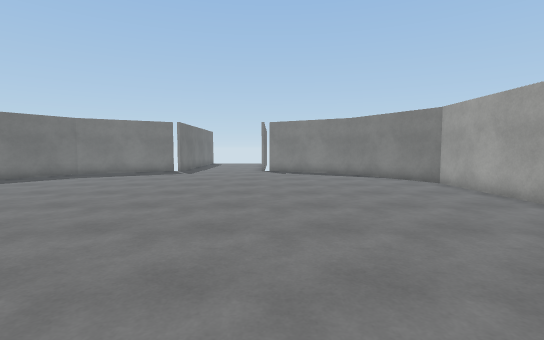
View 1 (above)

16 first-person views from a walk through a Unity game level. The camera is 1.3 m above the floor, tilts 4° down and sees 85° across. The floor is counted in squares, 1 m on a side. Each view is taken from the middle of a square. On the plan, view 1 faces up. The plan holds only what a view shows up to about 14 squares ahead; the rest is blank. The place goes on beyond the plan. Some surface patterns are stand-ins.

View 2
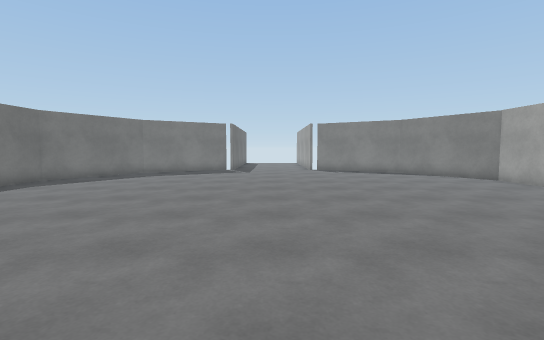

View 3
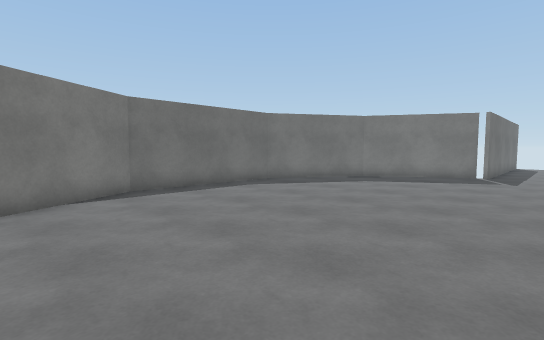

View 4
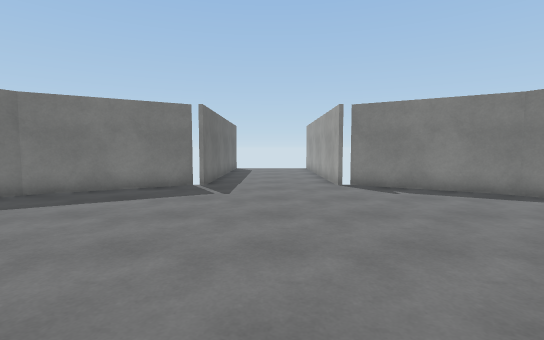

View 5
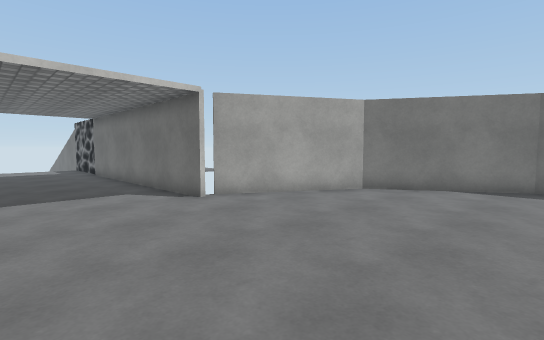

View 6
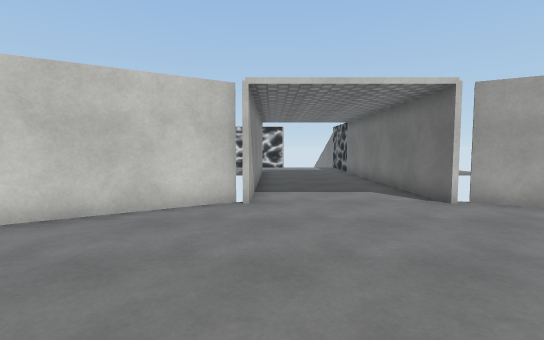

View 7
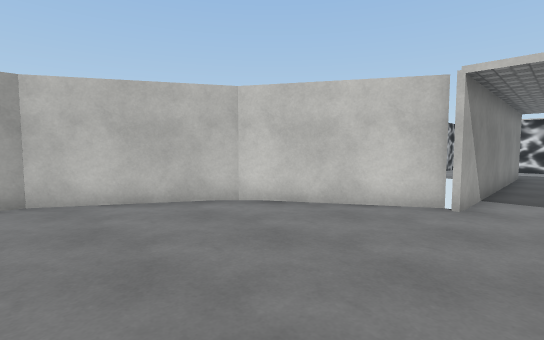

View 8
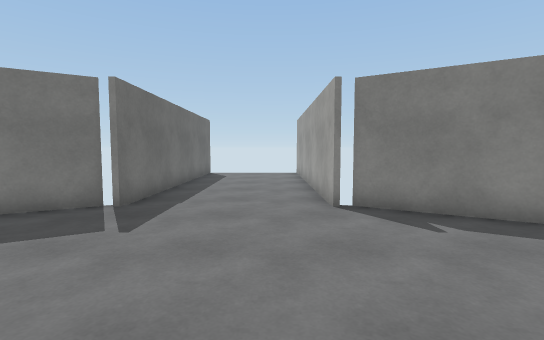

View 9
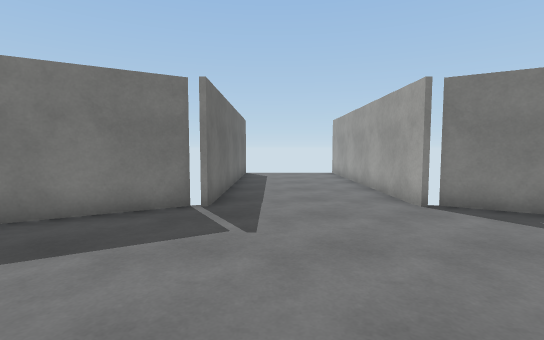

View 10
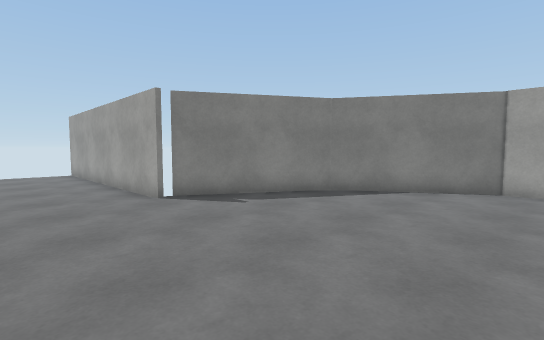

View 11
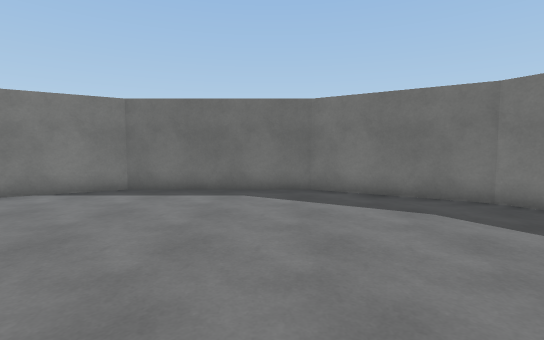

View 12
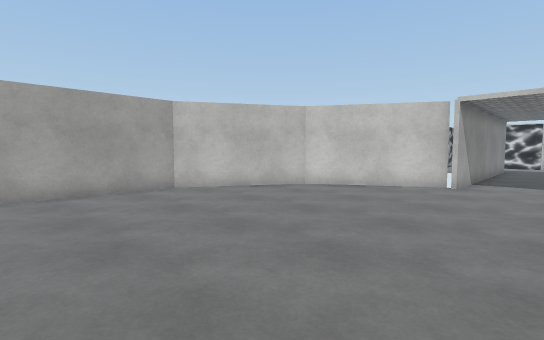

View 13
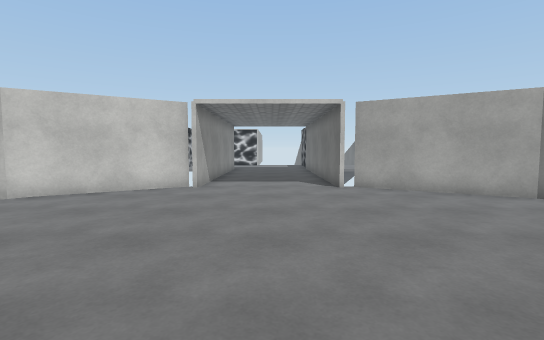

View 14
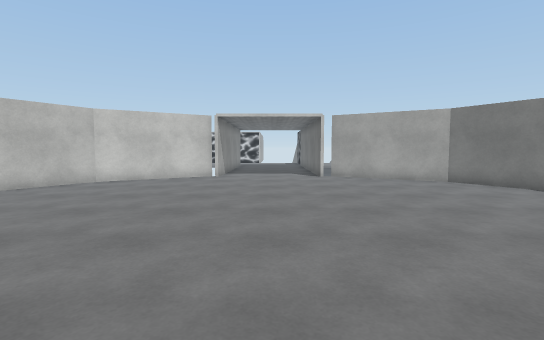

View 15
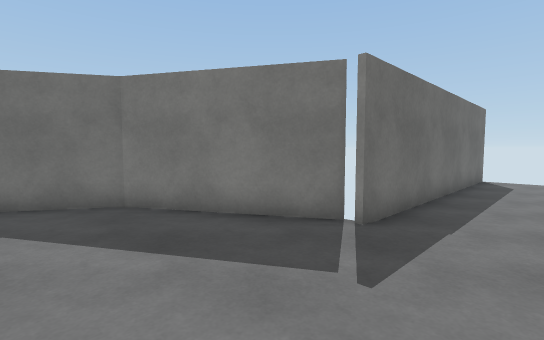

View 16
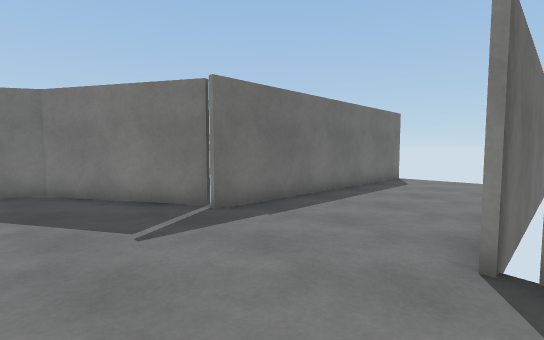

### Floor plan
Points are (right, up) in squares from view 1. A wall is a line through its corners. A room is listed if a view was taken in it or the views show most of it. See-through windows are left out.
Room 1 (views 1, 2, 3, 4, 5, 6, 7, 8, 9, 10, 11, 12, 13, 14, 15, 16)
walls: (-0.6, 17.6) (-0.6, 25.5); (-5.8, 17.8) (-10.1, 15.3) (-12.5, 11.3) (-12.5, 5.3) (-10, 1.2) (-5.8, -1.2); (-5.5, -1) (-5.5, -5.5); (-0.2, -1.3) (4, 1.2) (6.4, 5.3) (6.4, 11.4) (4, 15.4) (-0.2, 17.8); (-0.6, -5.5) (-0.6, -1); (-5.5, 25.5) (-5.5, 17.6)
ways out: gap at (-6, -1)

Where each view was taken, in squares from view 1:
view 1: 0 up, 0 right, facing up
view 2: 1 down, 3 left, facing up
view 3: 2 up, 3 left, facing up-left
view 4: 7 up, 3 left, facing up
view 5: 6 up, 1 left, facing down-left
view 6: 6 up, 1 left, facing down
view 7: 6 up, 2 left, facing down-right
view 8: 11 up, 2 left, facing up
view 9: 11 up, 4 left, facing up
view 10: 10 up, 4 left, facing up-right
view 11: 10 up, 3 left, facing left
view 12: 10 up, 3 left, facing down-right
view 13: 9 up, 3 left, facing down
view 14: 13 up, 3 left, facing down
view 15: 13 up, 3 left, facing up-left
view 16: 14 up, 0 right, facing up-left
